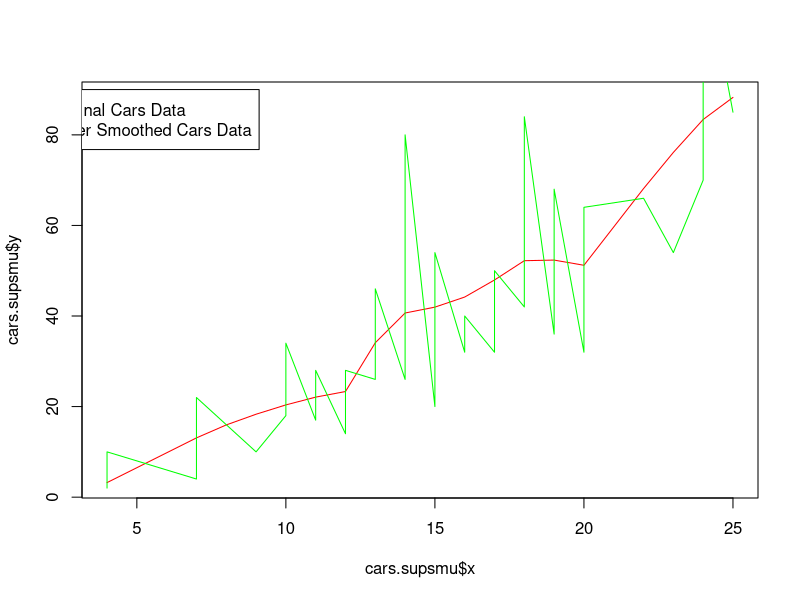

R code for this plot:
## ---- chunk 1
knitr::opts_chunk$set(echo = TRUE)
## ---- chunk 2
library(datasets)
data(cars)
head(cars)
cars.supsmu = supsmu(cars$speed, cars$dist, bass = 0, span = "cv")
cars.supsmu
library(ggplot2)
# qplot(x = cars.supsmu$x, y = cars.supsmu$y)
plot(x = cars.supsmu$x, y = cars.supsmu$y, type = "l", col = "red")
lines(x = cars$speed, y = cars$dist, col = "green")
legend(1, 90, legend=c("Original Cars Data", "Super Smoothed Cars Data"), col=c("green", "red"))
